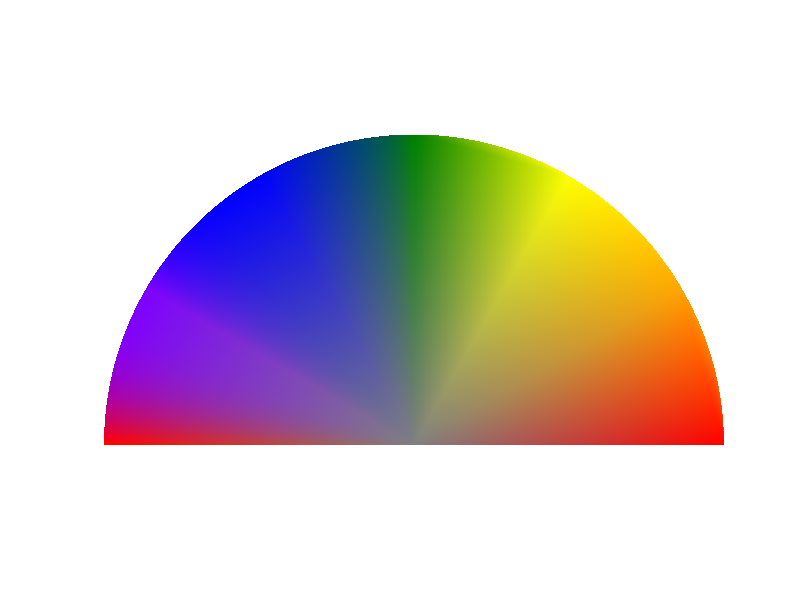

This chart was generated by the following MATLAB code:
% ===================================================
% *** FUNCTION cielabplot
% ***
% *** function cielabplot
% *** creates a CIELAB figure representation
% *** see also cieplot
% ===================================================
function A=colormap_vf()
figure; %plot([0 0],[-60 60],'k','LineWidth',2)
hold on
% plot([0 90],[0 0],'k','LineWidth',1)
axis([-90 90 0 90])
axis off
box off
set(gcf,'Color','white')
gr = [0.5 0.5 0.5];
r = [255/255 0 0];
orange = [255/255 165/255 0];
yellow = [1 255/255 0];
green = [0/255 128/255 0/255];
blue = [0 0 1];
violet = [127/255 0 1];
index = 0;
% first quadrant
index = index+1;
a = 90;
b = 0;
ab(index,:)=[a b];
col(index,:) = r;
angles = (0 + (5/6)*(1/3)) : ((5/6)*(1/12)) : (30 - (5/6)*(1/3));
weights = linspace(0, 1, length(angles)).^0.5;
for j = 1:length(angles)
    i = angles(j);
    a = cos(3*i*pi/180)*90;
    b = sin(3*i*pi/180)*90;
    a1 = cos(i*pi/180)*90;
    b2 = sin(i*pi/180)*90;
    ab(index+j,:)=[a1 b2];
    col(index+j, :) = (1 - weights(j)) * r + weights(j) * orange;
end
index = index + length(angles);
a = sqrt(3)*90/2;
b = 90/2;
ab(index,:)=[a b];
col(index,:) = orange;
% grey
index = index+1;
a = 0;
b = 0;
ab(index,:)=[a b];
col(index,:) = gr;
col1 = col;
ab1= ab;
 
patch('Vertices',ab, 'Faces',[1:size(ab,1)], 'EdgeColor','none', ...
    'FaceVertexCData',col,'FaceColor','interp')
clear ab;clear col;
 
index=0;
% second quadrant
index = index+1;
a = sqrt(3)*90/2;
b = 90/2;
ab(index,:)=[a b];
col(index,:) = orange;
angles = (30 + (5/6)*(1/3)) : ((5/6)*(1/12)) : (60 - (5/6)*(1/3));
weights = linspace(0, 1, length(angles)).^0.75;
for j = 1:length(angles)
    i = angles(j);
    a = cos(3*i*pi/180)*90;
    b = sin(3*i*pi/180)*90;
    a1 = cos(i*pi/180)*90;
    b2 = sin(i*pi/180)*90;
    ab(index+j,:)=[a1 b2];
    col(index+j, :) = (1 - weights(j)) * orange + weights(j) * yellow;
end
index = index + length(angles);
a = 90/2;
b = sqrt(3)*90/2;
ab(index,:)=[a b];
col(index,:) = yellow;
% grey
index = index+1;
a = 0;
b = 0;
ab(index,:)=[a b];
col(index,:) = gr;

col2 = col;
ab2 = ab;
 
 
patch('Vertices',ab, 'Faces',[1:size(ab,1)], 'EdgeColor','none', ...
    'FaceVertexCData',col,'FaceColor','interp')
clear ab;clear col;
 
index=0;
% third quadrant
index = index+1;
a = 90/2;
b = sqrt(3)*90/2;
ab(index,:)=[a b];
col(index,:) = yellow;
angles = (60 + (5/6)*(1/3)) : ((5/6)*(1/12)) : (90 - (5/6)*(1/3));
weights = linspace(0, 1, length(angles)).^1.5;
for j = 1:length(angles)
    i = angles(j);
    a = cos(3*i*pi/180)*90;
    b = sin(3*i*pi/180)*90;
    a1 = cos(i*pi/180)*90;
    b2 = sin(i*pi/180)*90;
    ab(index+j,:)=[a1 b2];
    col(index+j, :) = (1 - weights(j)) * yellow + weights(j) * green;
end
index = index + length(angles);

a = 0;
b = 90;
ab(index,:)=[a b];
col(index,:) = green;
% grey
index = index+1;
a = 0;
b = 0;
ab(index,:)=[a b];
col(index,:) = gr;

patch('Vertices',ab, 'Faces',[1:size(ab,1)], 'EdgeColor','none', ...
    'FaceVertexCData',col,'FaceColor','interp')
clear ab;clear col;

index=0;
% fourth quadrant
index = index+1;
a = 0;
b = 90;
ab(index,:)=[a b];
col(index,:) = green;
angles = (90 + (5/6)*(1/3)) : ((5/6)*(1/12)) : (120 - (5/6)*(1/3));
weights = linspace(0, 1, length(angles)).^0.75;
for j = 1:length(angles)
    i = angles(j);
    a = cos(3*i*pi/180)*90;
    b = sin(3*i*pi/180)*90;
    a1 = cos(i*pi/180)*90;
    b2 = sin(i*pi/180)*90;
    ab(index+j,:)=[a1 b2];
    col(index+j, :) = (1 - weights(j)) * green + weights(j) * blue;
end
index = index + length(angles);
a = -90/2;
b = sqrt(3)*90/2;
ab(index,:)=[a b];
col(index,:) = blue;
% grey
index = index+1;
a = 0;
b = 0;
ab(index,:)=[a b];
col(index,:) = gr;
 
patch('Vertices',ab, 'Faces',[1:size(ab,1)], 'EdgeColor','none', ...
    'FaceVertexCData',col,'FaceColor','interp')
clear ab;clear col;

index=0;
% fourth quadrant
index = index+1;
a = -90/2;
b = sqrt(3)*90/2;
ab(index,:)=[a b];
col(index,:) = blue;
angles = (120 + (5/6)*(1/3)) : ((5/6)*(1/12)) : (150 - (5/6)*(1/3));
weights = linspace(0, 1, length(angles)).^3;
for j = 1:length(angles)
    i = angles(j);
    a = cos(3*i*pi/180)*90;
    b = sin(3*i*pi/180)*90;
    a1 = cos(i*pi/180)*90;
    b2 = sin(i*pi/180)*90;
    ab(index+j,:)=[a1 b2];
    col(index+j, :) = (1 - weights(j)) * blue + weights(j) * violet;
end
index = index + length(angles);
a = -sqrt(3)*90/2;
b = 90/2;
ab(index,:)=[a b];
col(index,:) = violet;
% grey
index = index+1;
a = 0;
b = 0;
ab(index,:)=[a b];
col(index,:) = gr;
 
patch('Vertices',ab, 'Faces',[1:size(ab,1)], 'EdgeColor','none', ...
    'FaceVertexCData',col,'FaceColor','interp')
clear ab;clear col;

index=0;
% fourth quadrant
index = index+1;
a = -sqrt(3)*90/2;
b = 90/2;
ab(index,:)=[a b];
col(index,:) = violet;
angles = (150 + (5/6)*(1/3)) : ((5/6)*(1/12)) : (180 - (5/6)*(1/3));
weights = linspace(0, 1, length(angles)).^3;
for j = 1:length(angles)
    i = angles(j);
    a = cos(3*i*pi/180)*90;
    b = sin(3*i*pi/180)*90;
    a1 = cos(i*pi/180)*90;
    b2 = sin(i*pi/180)*90;
    ab(index+j,:)=[a1 b2];
    col(index+j, :) = (1 - weights(j)) * violet + weights(j) * r;
end
index = index + length(angles);
a = -90;
b = 0;
ab(index,:)=[a b];
col(index,:) = r;
% grey
index = index+1;
a = 0;
b = 0;
ab(index,:)=[a b];
col(index,:) = gr;
 
patch('Vertices',ab, 'Faces',[1:size(ab,1)], 'EdgeColor','none', ...
    'FaceVertexCData',col,'FaceColor','interp')
clear ab;clear col;
% index=0;
% % fourth quadrant
% index = index+1;
% a = -90/sqrt(2);
% b = 90/sqrt(2);
% ab(index,:)=[a b];
% col(index,:) = bl;
% for i=137.5:2.5:177.5
%     index = index+1;
%     a = cos(2*i*pi/180)*90;
%     b = sin(2*i*pi/180)*90;
%     a1 = cos(i*pi/180)*90;
%     b2 = sin(i*pi/180)*90;
%     ab(index,:)=[a1 b2];
%     c = (a*r+(90-a)*bl)/90;
%     col(index,:)=c; 
% end
% index = index+1;
% a = -90;
% b = 0;
% ab(index,:)=[a b];
% col(index,:) = r;
% % grey
% index = index+1;
% a = 0;
% b = 0;
% ab(index,:)=[a b];
% col(index,:) = gr;
% 
% patch('Vertices',ab, 'Faces',[1:size(ab,1)], 'EdgeColor','none', ...
%     'FaceVertexCData',col,'FaceColor','interp')
% clear ab;
pbaspect([2 1 1]);
F = getframe(gca);
A = frame2im(F); 
exportgraphics(gca,'2D_Colormap.png','Resolution',1200)
end
% plot([0 0],[-60 60],'k','LineWidth',2)
% plot([-60 60],[0 0],'k','LineWidth',2)

% ====================================================
% *** END FUNCTION cband
% ====================================================
